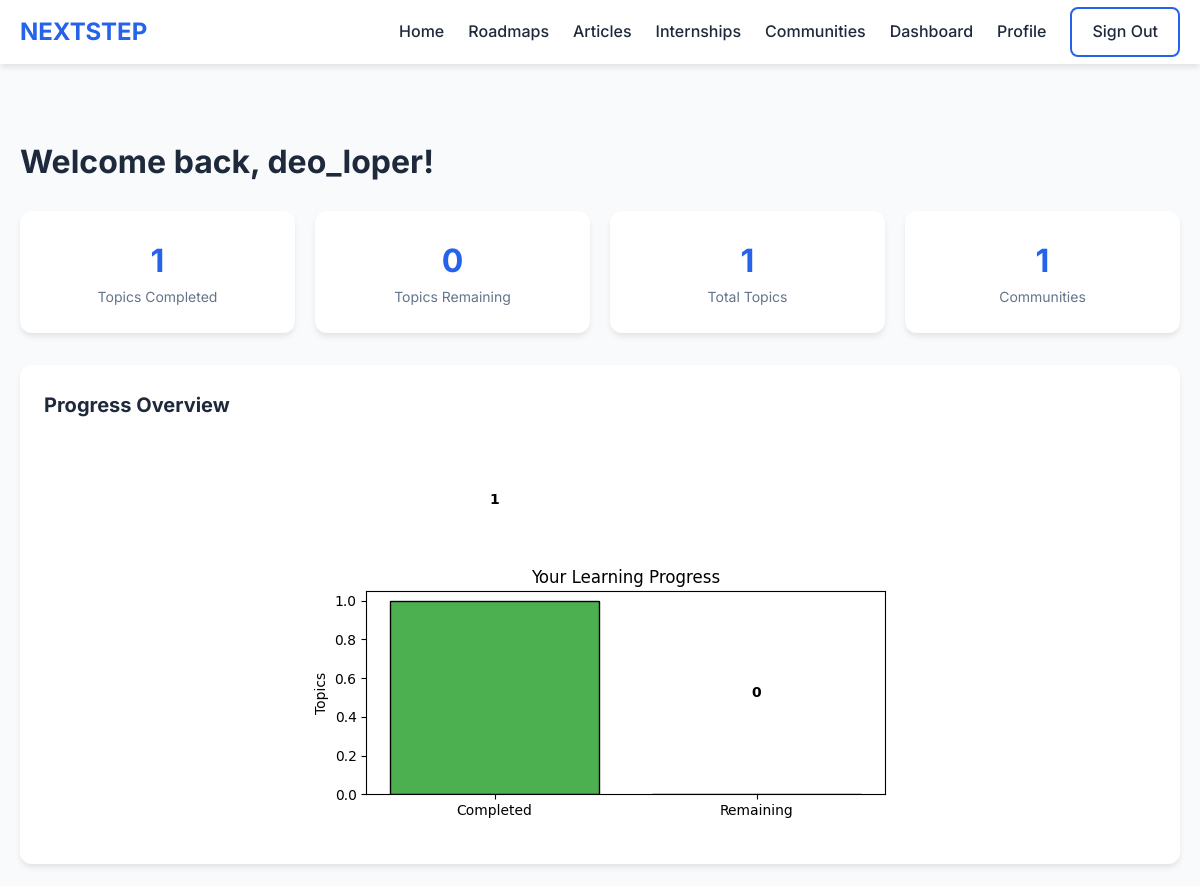
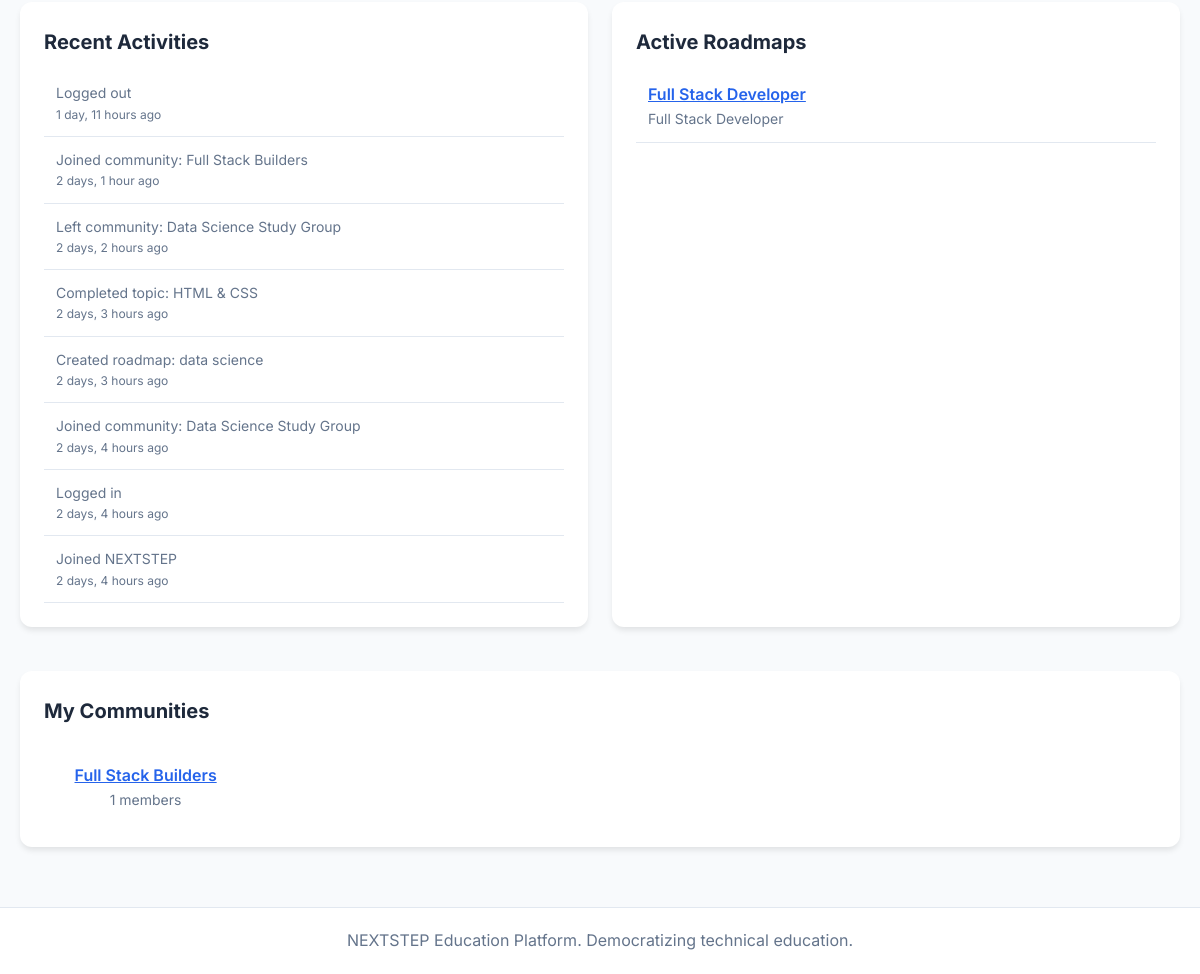
Page /dashboard/ (signed in) on the committed database (2 pictures, top to bottom).
### accounts/models.py (models this page shows, shortened)
class Activity(models.Model):
    user = models.ForeignKey(User, on_delete=models.CASCADE, related_name='activities')
    description = models.CharField(max_length=255)
    created_at = models.DateTimeField(auto_now_add=True)
    class Meta:
        ordering = ['-created_at']
        verbose_name_plural = 'Activities'

### roadmaps/models.py (models this page shows, shortened)
class Roadmap(models.Model):
    DIFFICULTY_CHOICES = [
        ('beginner', 'Beginner'),
        ('intermediate', 'Intermediate'),
        ('advanced', 'Advanced'),
    ]
    title = models.CharField(max_length=200)
    description = models.TextField()
    career_role = models.CharField(max_length=100)
    difficulty = models.CharField(max_length=20, choices=DIFFICULTY_CHOICES, default='beginner')
    estimated_duration = models.CharField(max_length=50, blank=True)
    created_by = models.ForeignKey(User, on_delete=models.CASCADE, related_name='created_roadmaps')
    created_at = models.DateTimeField(auto_now_add=True)
    is_public = models.BooleanField(default=True)
    class Meta:
        ordering = ['-created_at']

### communities/models.py (models this page shows, shortened)
class Community(models.Model):
    name = models.CharField(max_length=200)
    description = models.TextField()
    created_by = models.ForeignKey(User, on_delete=models.CASCADE, related_name='created_communities')
    created_at = models.DateTimeField(auto_now_add=True)
    members = models.ManyToManyField(User, through='Membership', related_name='communities')
    topic_focus = models.CharField(max_length=100, blank=True)
    is_public = models.BooleanField(default=True)
    def member_count(self):
        return self.members.count()
    class Meta:
        ordering = ['-created_at']
        verbose_name_plural = 'Communities'

### dashboard/views.py (the view)
# urls.py: path('', views.dashboard, name='dashboard'),
@login_required
def dashboard(request):
    user = request.user
    profile, _ = Profile.objects.get_or_create(user=user)
    progress_items = Progress.objects.filter(user=user, is_completed=True)
    total_topics = Progress.objects.filter(user=user).count()
    completed_count = progress_items.count()
    remaining_count = total_topics - completed_count
    chart_url = None
    if total_topics > 0:
        labels = ['Completed', 'Remaining']
        sizes = [completed_count, remaining_count]
        colors = ['#4CAF50', '#E0E0E0']
        fig, ax = plt.subplots(figsize=(6, 4))
        sns.set_style('whitegrid')
        ax.bar(labels, sizes, color=colors, edgecolor='black')
        ax.set_ylabel('Topics')
        ax.set_title('Your Learning Progress')
        for i, v in enumerate(sizes):
            ax.text(i, v + 0.5, str(v), ha='center', fontweight='bold')
        buf = io.BytesIO()
        plt.tight_layout()
        plt.savefig(buf, format='png')
        buf.seek(0)
        chart_url = base64.b64encode(buf.read()).decode('utf-8')
        plt.close()
    activities = Activity.objects.filter(user=user)[:10]
    user_communities = Community.objects.filter(members=user)[:5]
    active_roadmaps = Roadmap.objects.filter(
        topics__user_progress__user=user
    ).distinct()[:5]
    return render(request, 'dashboard/dashboard.html', {
        'profile': profile,
        'completed_count': completed_count,
        'remaining_count': remaining_count,
        'total_topics': total_topics,
        'chart_url': chart_url,
        'activities': activities,
        'user_communities': user_communities,
        'active_roadmaps': active_roadmaps,
    })

### templates/dashboard/dashboard.html (shortened to what this page needs)
{% extends 'base.html' %}
{% block content %}
<div class="container" style="margin-top: 32px;">
    <h1>Welcome back, {{ user.username }}!</h1>
    <div class="stats-grid" style="margin-top: 24px;">
        <div class="stat-card">
            <div class="stat-value">{{ completed_count }}</div>
            <div class="stat-label">Topics Completed</div>
        </div>
        <div class="stat-card">
            <div class="stat-value">{{ remaining_count }}</div>
            <div class="stat-label">Topics Remaining</div>
        </div>
        <div class="stat-card">
            <div class="stat-value">{{ total_topics }}</div>
            <div class="stat-label">Total Topics</div>
        </div>
        <div class="stat-card">
            <div class="stat-value">{{ user_communities|length }}</div>
            <div class="stat-label">Communities</div>
        </div>
    </div>
    {% if chart_url %}
    <div class="card" style="margin-top: 24px;">
        <h3 class="card-title">Progress Overview</h3>
        <div style="text-align: center;">
            <img alt="Progress Chart" style="max-width: 100%; height: auto;">
        </div>
    </div>
    {% endif %}
    <div style="display: grid; grid-template-columns: 1fr 1fr; gap: 24px; margin-top: 24px;">
        <div class="card">
            <h3 class="card-title">Recent Activities</h3>
            {% for activity in activities %}
            <div style="padding: 12px; border-bottom: 1px solid var(--border);">
                <p style="font-size: 0.875rem; color: var(--text-light);">{{ activity.description }}</p>
                <p style="font-size: 0.75rem; color: var(--text-light);">{{ activity.created_at|timesince }} ago</p>
            </div>
            {% empty %}
            <p>No recent activities.</p>
            {% endfor %}
        </div>
        <div class="card">
            <h3 class="card-title">Active Roadmaps</h3>
            {% for roadmap in active_roadmaps %}
            <div style="padding: 12px; border-bottom: 1px solid var(--border);">
                <a href="{% url 'roadmap_detail' roadmap.pk %}" style="font-weight: 600; color: var(--primary);">{{ roadmap.title }}</a>
                <p style="font-size: 0.875rem; color: var(--text-light);">{{ roadmap.career_role }}</p>
            </div>
            {% empty %}
            <p>No active roadmaps. <a href="{% url 'roadmap_explore' %}">Explore roadmaps</a></p>
            {% endfor %}
        </div>
    </div>
    <div class="card" style="margin-top: 24px;">
        <h3 class="card-title">My Communities</h3>
        <div class="grid" style="grid-template-columns: repeat(auto-fill, minmax(200px, 1fr));">
            {% for community in user_communities %}
            <div style="padding: 12px; text-align: center;">
                <a href="{% url 'community_detail' community.pk %}" style="font-weight: 600; color: var(--primary);">{{ community.name }}</a>
                <p style="font-size: 0.875rem; color: var(--text-light);">{{ community.member_count }} members</p>
            </div>
            {% empty %}
            <p>No communities joined yet. <a href="{% url 'explore_communities' %}">Explore communities</a></p>
            {% endfor %}
        </div>
    </div>
</div>
{% endblock %}

### templates/base.html (shortened to what this page needs)
<!DOCTYPE html>
<html lang="en">
<head>
    {% load static %}
    <link rel="stylesheet" href="{% static 'css/style.css' %}">
</head>
<body x-data="{ mobileMenuOpen: false }">
    <nav class="navbar">
        <div class="container nav-container">
            <a href="{% url 'home' %}" class="logo">NEXTSTEP</a>
            <div class="nav-links" :class="{ 'active': mobileMenuOpen }">
                <a href="{% url 'home' %}">Home</a>
                <a href="{% url 'roadmap_explore' %}">Roadmaps</a>
                <a href="{% url 'article_list' %}">Articles</a>
                <a href="{% url 'internship_list' %}">Internships</a>
                <a href="{% url 'explore_communities' %}">Communities</a>
                {% if user.is_authenticated %}
                    <a href="{% url 'dashboard' %}">Dashboard</a>
                    <a href="{% url 'profile' %}">Profile</a>
                    <a href="{% url 'logout' %}" class="btn btn-outline">Sign Out</a>
                {% else %}
                    <a href="{% url 'login' %}" class="btn btn-primary">Login</a>
                    <a href="{% url 'signup' %}" class="btn btn-outline">Sign Up</a>
                {% endif %}
            </div>
        </div>
    </nav>
    <main class="main-content">
        {% block content %}{% endblock %}
    </main>
    <footer class="footer">
        <div class="container">
            <p> NEXTSTEP Education Platform. Democratizing technical education.</p>
        </div>
    </footer>
</body>
</html>

### static/css/style.css (style rules this page uses)
:root { --primary: #2563eb; --primary-dark: #1d4ed8; --secondary: #10b981; --danger: #ef4444; --warning: #f59e0b; --bg: #f8fafc; --card-bg: #ffffff; --text: #1e293b; --text-light: #64748b; --border: #e2e8f0; --shadow: 0 4px 6px -1px rgba(0, 0, 0, 0.1); --radius: 12px; }
* { margin: 0; padding: 0; box-sizing: border-box; }
body { font-family: 'Inter', sans-serif; background-color: var(--bg); color: var(--text); line-height: 1.6; }
.container { max-width: 1200px; margin: 0 auto; padding: 0 20px; }
.navbar { background: var(--card-bg); box-shadow: var(--shadow); position: sticky; top: 0; z-index: 100; }
.nav-container { display: flex; justify-content: space-between; align-items: center; height: 64px; }
.logo { font-size: 1.5rem; font-weight: 700; color: var(--primary); text-decoration: none; }
.nav-links { display: flex; align-items: center; gap: 24px; }
.nav-links a { text-decoration: none; color: var(--text); font-weight: 500; transition: color 0.2s; }
.btn { display: inline-block; padding: 10px 20px; border-radius: 8px; font-weight: 600; text-decoration: none; cursor: pointer; border: none; transition: all 0.2s; }
.btn-outline { border: 2px solid var(--primary); color: var(--primary); background: transparent; }
.main-content { min-height: calc(100vh - 64px - 60px); padding: 40px 0; }
.card { background: var(--card-bg); border-radius: var(--radius); box-shadow: var(--shadow); padding: 24px; margin-bottom: 20px; }
.card-title { font-size: 1.25rem; font-weight: 700; margin-bottom: 12px; }
.grid { display: grid; grid-template-columns: repeat(auto-fill, minmax(300px, 1fr)); gap: 24px; margin-top: 24px; }
.stats-grid { display: grid; grid-template-columns: repeat(auto-fit, minmax(200px, 1fr)); gap: 20px; margin-bottom: 32px; }
.stat-card { background: var(--card-bg); padding: 24px; border-radius: var(--radius); box-shadow: var(--shadow); text-align: center; }
.stat-value { font-size: 2rem; font-weight: 700; color: var(--primary); }
.stat-label { color: var(--text-light); font-size: 0.875rem; }
.footer { background: var(--card-bg); border-top: 1px solid var(--border); padding: 20px 0; text-align: center; color: var(--text-light); }

### rows in the picture
Activity: description "Logged out", created_at "1 day, 11 hours"
Activity: description "Joined community: Full Stack Builders", created_at "2 days, 1 hour"
Activity: description "Left community: Data Science Study Group", created_at "2 days, 2 hours"
Activity: description "Completed topic: HTML & CSS", created_at "2 days, 3 hours"
Activity: description "Created roadmap: data science", created_at "2 days, 3 hours"
Activity: description "Joined community: Data Science Study Group", created_at "2 days, 4 hours"
Activity: description "Logged in", created_at "2 days, 4 hours"
Activity: description "Joined NEXTSTEP", created_at "2 days, 4 hours"
Roadmap: title "Full Stack Developer", career_role "Full Stack Developer"
Community: name "Full Stack Builders", member_count "1"

### other values in the picture
{{ user.username }} "deo_loper"
{{ completed_count }} "1"
{{ remaining_count }} "0"
{{ total_topics }} "1"
{{ user_communities|length }} "1"
